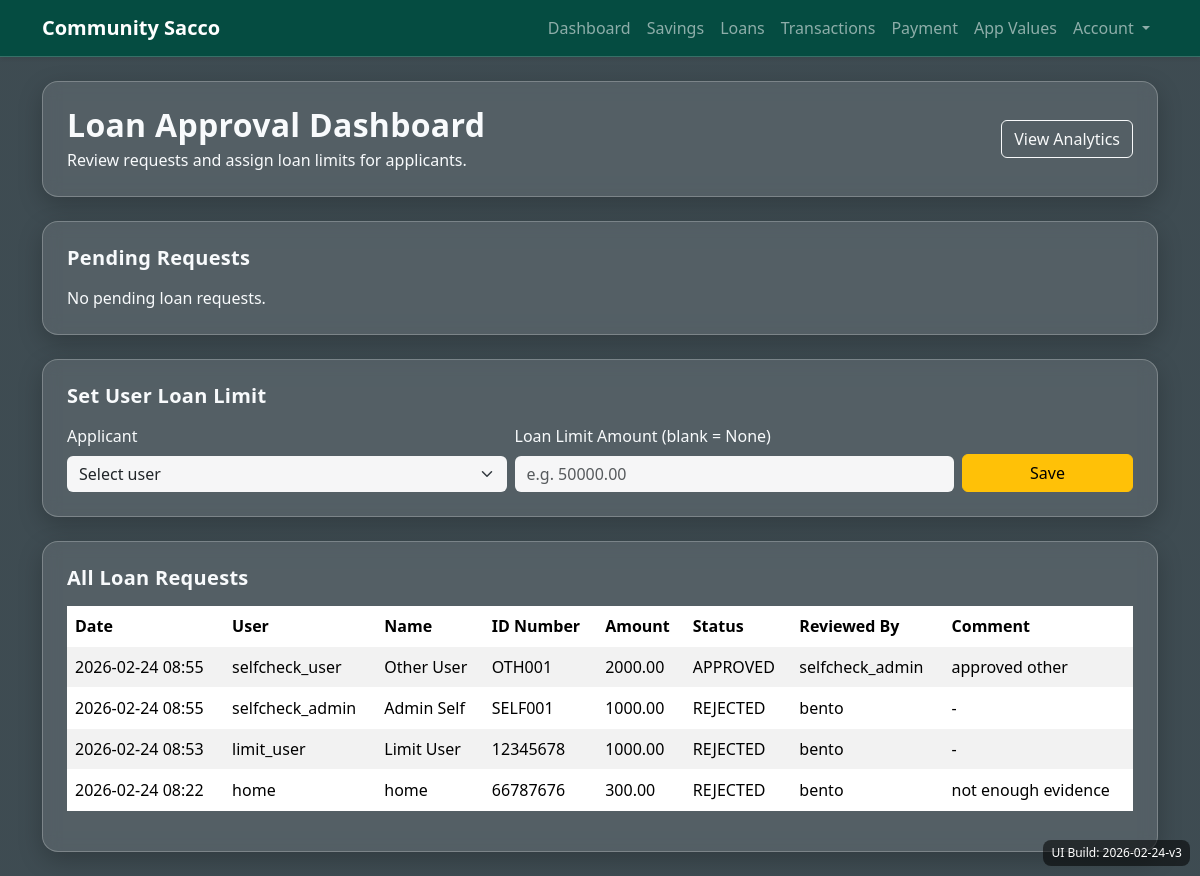
/FinanceApp/admin/loans/ (signed in), run on an earlier commit of the app's database.
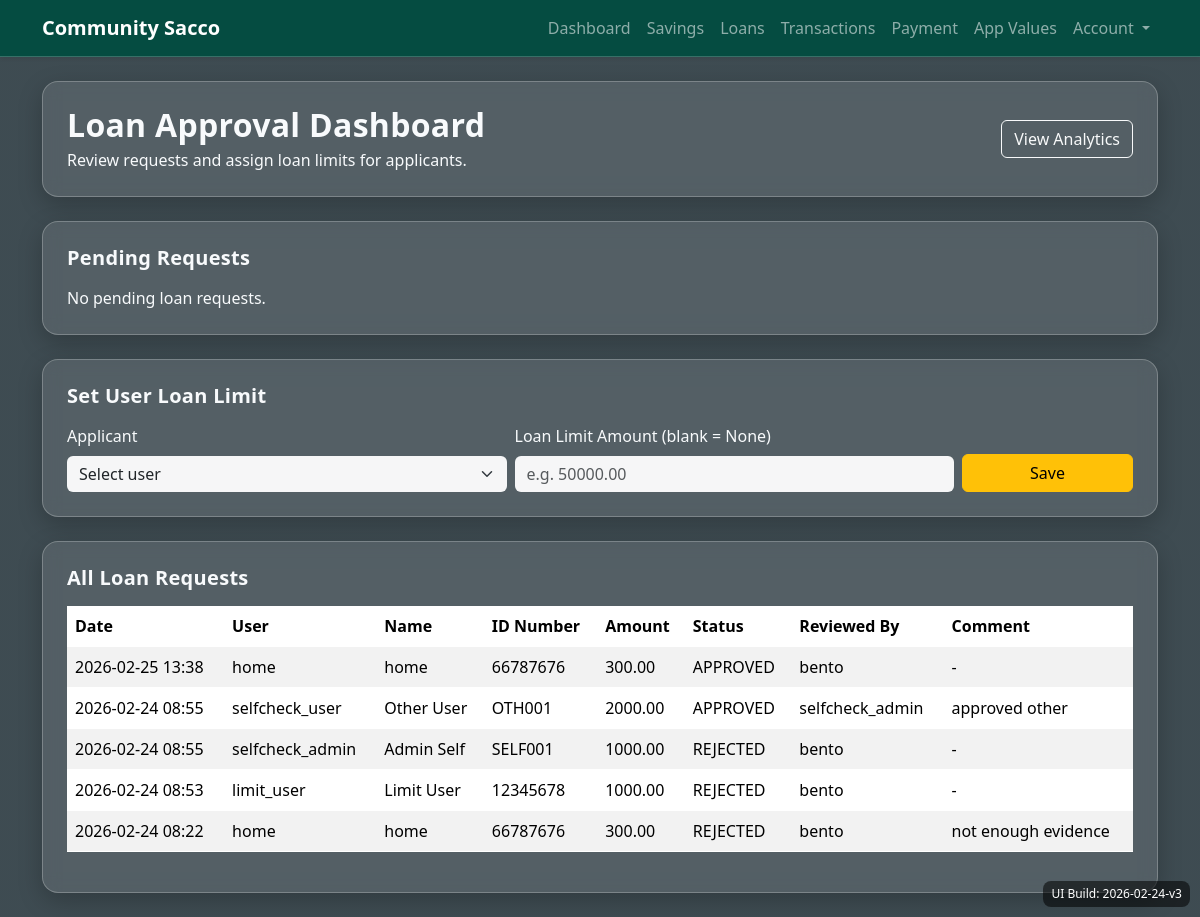
And on a later commit of the database.
### FinanceApp/models.py (models this page shows, shortened)
class LoanRequest(models.Model):
    STATUS_PENDING = "PENDING"
    STATUS_APPROVED = "APPROVED"
    STATUS_REJECTED = "REJECTED"
    STATUS_CHOICES = [
        (STATUS_PENDING, "Pending"),
        (STATUS_APPROVED, "Approved"),
        (STATUS_REJECTED, "Rejected"),
    ]
    user = models.ForeignKey(User, on_delete=models.CASCADE, related_name="loan_requests")
    name = models.CharField(max_length=120)
    id_number = models.CharField(max_length=30)
    document = models.FileField(upload_to="loan_documents/")
    amount = models.DecimalField(max_digits=12, decimal_places=2)
    purpose = models.TextField(blank=True)
    status = models.CharField(max_length=10, choices=STATUS_CHOICES, default=STATUS_PENDING)
    admin_comment = models.CharField(max_length=255, blank=True)
    reviewed_by = models.ForeignKey(
        User,
        on_delete=models.SET_NULL,
        null=True,
        blank=True,
        related_name="reviewed_loan_requests",
    )
    reviewed_at = models.DateTimeField(null=True, blank=True)
    created_at = models.DateTimeField(auto_now_add=True)
    class Meta:
        ordering = ["-created_at"]

### FinanceApp/views.py (the view, shortened to what this page needs)
# urls.py: path('admin/loans/', views.loan_approval_dashboard, name='loan-approval-dashboard'),
@login_required(login_url="admin-login")
@user_passes_test(_is_staff, login_url="admin-login")
def loan_approval_dashboard(request):
    pending_loans = LoanRequest.objects.filter(status=LoanRequest.STATUS_PENDING)
    all_loans = LoanRequest.objects.select_related("user", "reviewed_by")
    applicants = User.objects.filter(loan_requests__isnull=False).distinct().order_by("username")
    limits_by_user_id = {limit.user_id: limit.amount for limit in UserLoanLimit.objects.filter(user__in=applicants)}
    applicants_with_limits = [
        {"id": applicant.id, "username": applicant.username, "limit": limits_by_user_id.get(applicant.id)}
        for applicant in applicants
    ]
    context = {
        "pending_loans": pending_loans,
        "all_loans": all_loans,
        "applicants_with_limits": applicants_with_limits,
    }
    return render(request, "FinanceApp/loan_approval_dashboard.html", context)

### FinanceApp/views.py (called while the page is built)
def _is_staff(user):
    return user.is_authenticated and user.is_staff

### FinanceApp/templates/FinanceApp/loan_approval_dashboard.html (shortened to what this page needs)
{% extends "main.html" %}
{% block content %}
<div class="container py-4">
  <div class="content-panel p-4 mb-4">
    <div class="d-flex flex-wrap justify-content-between align-items-center gap-2">
      <div>
        <h2 class="section-title mb-1">Loan Approval Dashboard</h2>
        <p class="mb-0">Review requests and assign loan limits for applicants.</p>
      </div>
      <a href="{% url 'admin-analytics-dashboard' %}" class="btn btn-outline-light">View Analytics</a>
    </div>
  </div>
  <div class="content-panel p-4 mb-4">
      <h5 class="section-title mb-3">Pending Requests</h5>
      {% for loan in pending_loans %}
        <div class="border rounded p-3 mb-3">
          <p class="mb-1"><strong>Applicant:</strong> {{ loan.name }} ({{ loan.user.username }})</p>
          <p class="mb-1"><strong>ID Number:</strong> {{ loan.id_number }}</p>
          <p class="mb-1"><strong>Amount:</strong> {{ loan.amount }}</p>
          <p class="mb-1"><strong>Purpose:</strong> {{ loan.purpose|default:"-" }}</p>
          <p class="mb-2"><strong>Document:</strong> <a href="{{ loan.document.url }}" target="_blank">View Uploaded File</a></p>
          <form method="POST" class="row g-2">
            {% csrf_token %}
            <input type="hidden" name="loan_id" value="{{ loan.id }}">
            <div class="col-md-8">
              <input type="text" name="admin_comment" class="form-control" placeholder="Admin comment (optional)">
            </div>
            <div class="col-md-2">
              <button type="submit" name="action" value="APPROVED" class="btn btn-success w-100">Approve</button>
            </div>
            <div class="col-md-2">
              <button type="submit" name="action" value="REJECTED" class="btn btn-danger w-100">Reject</button>
            </div>
          </form>
        </div>
      {% empty %}
        <p class="mb-0">No pending loan requests.</p>
      {% endfor %}
  </div>
  <div class="content-panel p-4 mb-4">
      <h5 class="section-title mb-3">Set User Loan Limit</h5>
      <form method="POST" class="row g-2 align-items-end">
        <div class="col-md-5">
          <label class="form-label">Applicant</label>
          <select name="target_user_id" class="form-select" required>
            <option value="">Select user</option>
          </select>
        </div>
        <div class="col-md-5">
          <label class="form-label">Loan Limit Amount (blank = None)</label>
          <input type="number" step="0.01" min="0" name="loan_limit_amount" class="form-control" placeholder="e.g. 50000.00">
        </div>
        <div class="col-md-2">
          <button type="submit" name="action" value="SET_LIMIT" class="btn btn-warning w-100">Save</button>
        </div>
      </form>
  </div>
  <div class="content-panel p-4">
      <h5 class="section-title mb-3">All Loan Requests</h5>
      <div class="table-responsive">
        <table class="table table-striped">
          <thead>
            <tr>
              <th>Date</th>
              <th>User</th>
              <th>Name</th>
              <th>ID Number</th>
              <th>Amount</th>
              <th>Status</th>
              <th>Reviewed By</th>
              <th>Comment</th>
            </tr>
          </thead>
          <tbody>
            {% for loan in all_loans %}
              <tr>
                <td>{{ loan.created_at|date:"Y-m-d H:i" }}</td>
                <td>{{ loan.user.username }}</td>
                <td>{{ loan.name }}</td>
                <td>{{ loan.id_number }}</td>
                <td>{{ loan.amount }}</td>
                <td>{{ loan.status }}</td>
                <td>{{ loan.reviewed_by.username|default:"-" }}</td>
                <td>{{ loan.admin_comment|default:"-" }}</td>
              </tr>
            {% empty %}
              <tr>
                <td colspan="8">No loan data available.</td>
              </tr>
            {% endfor %}
          </tbody>
        </table>
      </div>
  </div>
</div>
{% endblock %}

What changed in the data, as far as the page shows it:
added LoanRequest: created_at "2026-02-25 13:38", user.username "home", name "home", id_number "66787676", amount "300.00", status "APPROVED", reviewed_by.username "bento", admin_comment "-"
